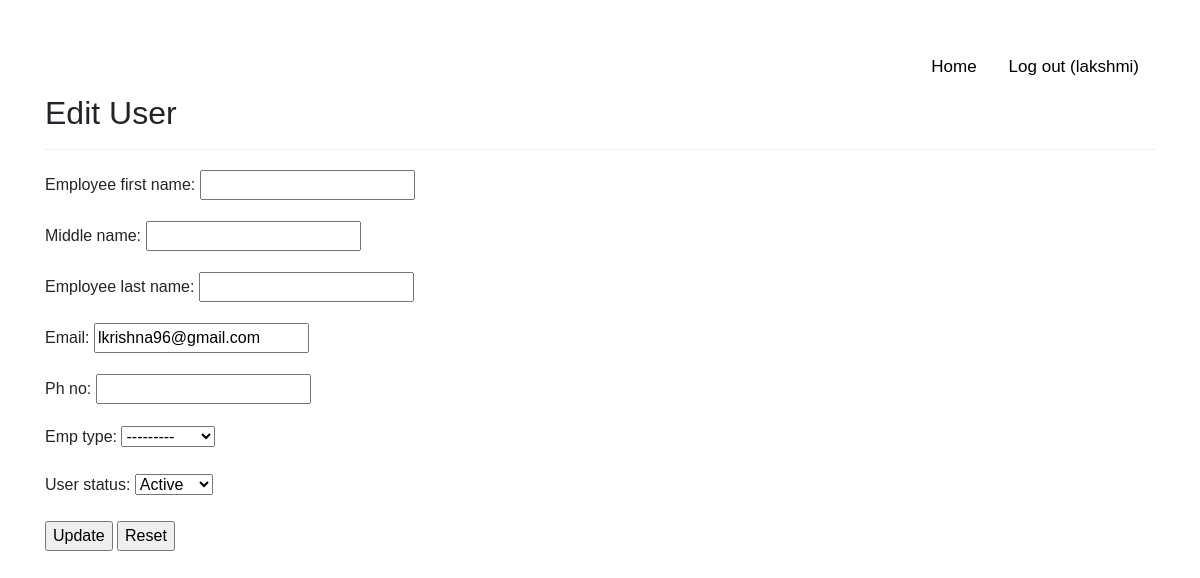
The page /home/edituser (signed in) on the database its author committed.
### myapp/models.py (models this page shows)
class CustomUser(AbstractUser):
	name = models.CharField(max_length=300)
	Employee_first_name = models.CharField(max_length=100, default='')
	Middle_name = models.CharField(max_length=100, default='', blank=True)
	Employee_last_name = models.CharField(max_length=100, default='')
	email = models.EmailField()
	ph_no = models.CharField(max_length=10)
	emp_type = models.CharField(max_length=10, choices=[('Manager', 'Manager'),
										('Employee', 'Employee'),
										])
	user_status = models.CharField(max_length=10, default='Active', choices=[('Active', 'Active'),
														('Inactive', 'Inactive')])

### myapp/views.py (the view, shortened to what this page needs)
# urls.py: path('edituser', views.edit_user_1, name='edit_user_1'),
@user_passes_test(lambda u: u.is_superuser)
def edit_user_1(request):
	obj_name = edit_user
	obj = CustomUser.objects.get(name=obj_name)
	form = EditUserForm(request.POST or None, instance=obj)
	return render(request, 'edit_user_1.html', {'form':form})

### myapp/forms.py
class EditUserForm(forms.ModelForm):
	class Meta:
		model = CustomUser
		fields = ('Employee_first_name', 'Middle_name', 'Employee_last_name', 'email', 'ph_no', 'emp_type', 'user_status')

### templates/edit_user_1.html (shortened to what this page needs)
{% extends 'base.html' %}
{% block content %}
<div class="page-header">
	<div class="topnav">
    <div class="topnav-right">
      <a href="{% url 'home' %}">Home</a>
      <a href="{% url 'logout' %}">Log out ({{ user }})</a>
    </div>
  </div>
<h2>Edit User</h2>
</div>
	<form method='POST'>{% csrf_token %}
		{{ form.as_p }}
		<input type='submit' value="Update"/>
		<input type="reset" value="Reset"/>
	</form>
{% endblock %}

### templates/base.html (style rules this page uses)
.page-header { padding-bottom: 9px; margin: 40px 0 20px; border-bottom: 1px solid #eee; }
body { margin: 0; font-family: Arial, Helvetica, sans-serif; }
.topnav { overflow: hidden; }
.topnav a { float: left; color: black; text-align: center; padding: 14px 16px; text-decoration: none; font-size: 17px; }
.topnav-right { float: right; }

### rows shown on the page
CustomUser: username "lakshmi", email "lkrishna96@gmail.com", emp_type "---------", user_status "Active"
